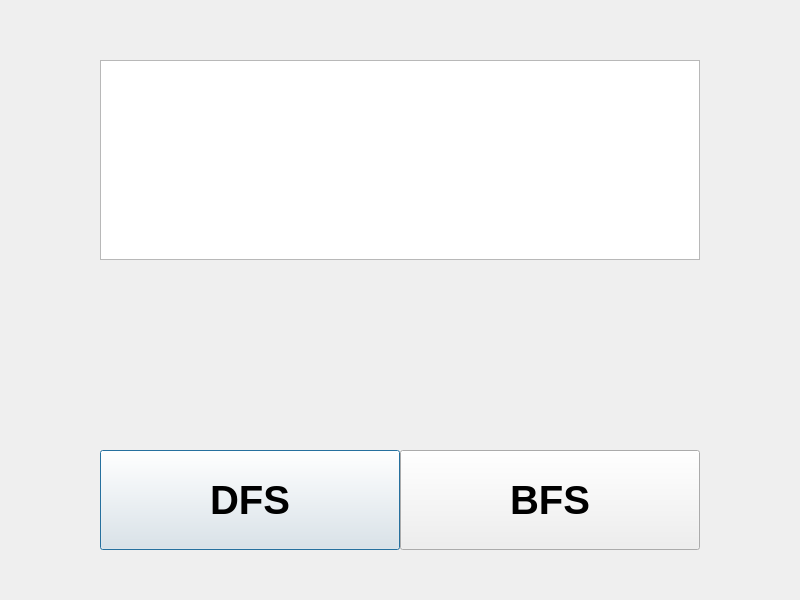
<?xml version="1.0" encoding="UTF-8"?>
<ui version="4.0">
 <class>DfsBfsPage</class>
 <widget class="QDialog" name="DfsBfsPage">
  <property name="geometry">
   <rect>
    <x>0</x>
    <y>0</y>
    <width>800</width>
    <height>600</height>
   </rect>
  </property>
  <property name="windowTitle">
   <string>Dialog</string>
  </property>
  <widget class="QPushButton" name="dfs_button">
   <property name="geometry">
    <rect>
     <x>100</x>
     <y>450</y>
     <width>300</width>
     <height>100</height>
    </rect>
   </property>
   <property name="font">
    <font>
     <pointsize>30</pointsize>
     <bold>true</bold>
    </font>
   </property>
   <property name="text">
    <string>DFS</string>
   </property>
  </widget>
  <widget class="QPushButton" name="bfs_button">
   <property name="geometry">
    <rect>
     <x>400</x>
     <y>450</y>
     <width>300</width>
     <height>100</height>
    </rect>
   </property>
   <property name="font">
    <font>
     <pointsize>30</pointsize>
     <bold>true</bold>
    </font>
   </property>
   <property name="text">
    <string>BFS</string>
   </property>
  </widget>
  <widget class="QTableWidget" name="teamView">
   <property name="geometry">
    <rect>
     <x>100</x>
     <y>60</y>
     <width>600</width>
     <height>200</height>
    </rect>
   </property>
   <property name="sizePolicy">
    <sizepolicy hsizetype="Fixed" vsizetype="Fixed">
     <horstretch>0</horstretch>
     <verstretch>0</verstretch>
    </sizepolicy>
   </property>
   <property name="mouseTracking">
    <bool>false</bool>
   </property>
   <property name="autoFillBackground">
    <bool>true</bool>
   </property>
   <property name="lineWidth">
    <number>1</number>
   </property>
   <property name="editTriggers">
    <set>QAbstractItemView::NoEditTriggers</set>
   </property>
   <property name="showGrid">
    <bool>true</bool>
   </property>
   <property name="gridStyle">
    <enum>Qt::SolidLine</enum>
   </property>
   <property name="sortingEnabled">
    <bool>false</bool>
   </property>
   <property name="cornerButtonEnabled">
    <bool>false</bool>
   </property>
  </widget>
  <widget class="QLabel" name="distanceLabel">
   <property name="geometry">
    <rect>
     <x>270</x>
     <y>310</y>
     <width>300</width>
     <height>100</height>
    </rect>
   </property>
   <property name="font">
    <font>
     <pointsize>40</pointsize>
     <bold>false</bold>
    </font>
   </property>
   <property name="text">
    <string/>
   </property>
   <property name="alignment">
    <set>Qt::AlignCenter</set>
   </property>
  </widget>
 </widget>
 <resources/>
 <connections/>
</ui>
